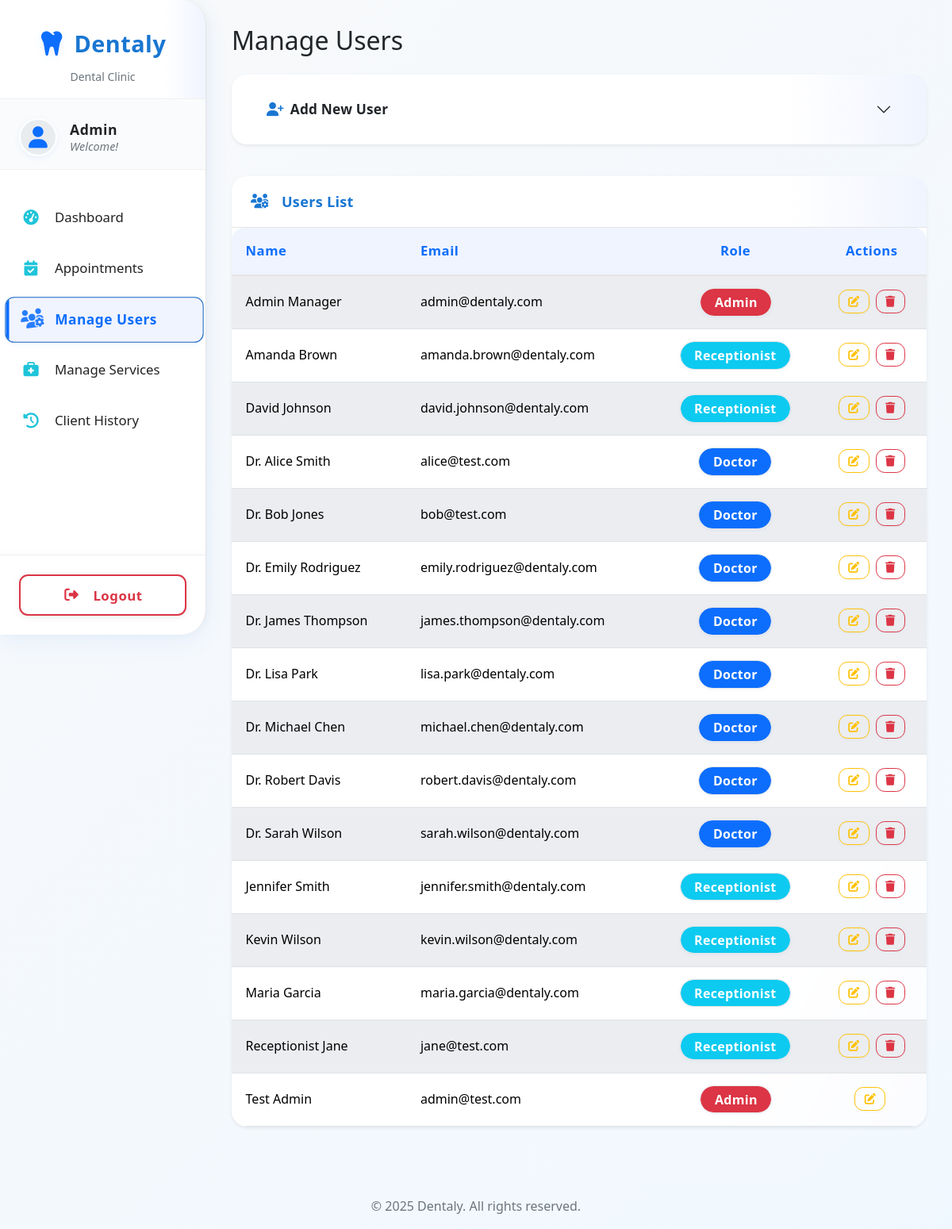
/admin/manage_users.php (signed in), run on the app's committed database.
### tables this page shows
CREATE TABLE `users` (
  `id` int(11) NOT NULL,
  `name` varchar(100) NOT NULL,
  `email` varchar(100) NOT NULL,
  `password` varchar(255) NOT NULL,
  `role` enum('admin','doctor','receptionist') NOT NULL,
  `created_at` timestamp NOT NULL DEFAULT current_timestamp()
);

### admin/manage_users.php (the view, shortened to what this page needs)
<?php
$page_title = 'Manage Users';
include '../includes/header.php';
try {
    $users = $conn->query("SELECT id, name, email, role FROM users ORDER BY name ASC")->fetchAll(PDO::FETCH_ASSOC);
} catch (PDOException $e) {
    $message = "Error fetching users: " . $e->getMessage();
    $message_class = 'alert-danger';
    $users = [];
}
?>
<div class="d-flex justify-content-between align-items-center mb-4">
    <h2 class="m-0"><?php echo htmlspecialchars($page_title); ?></h2>
</div>
<div class="accordion mb-4" id="addUserAccordion">
    <div class="accordion-item card shadow-sm border-0">
        <h2 class="accordion-header card-header bg-light border-bottom-0" id="headingAddUser">
            <button class="accordion-button collapsed bg-transparent text-dark fw-semibold" type="button"
                data-bs-toggle="collapse" data-bs-target="#collapseAddUser" aria-expanded="false"
                aria-controls="collapseAddUser">
                <i class="fas fa-user-plus me-2 text-primary"></i> Add New User
            </button>
        </h2>
    </div>
</div>
<div class="card shadow-sm">
    <div class="card-header">
        <i class="fas fa-users-cog me-2"></i> Users List
    </div>
    <div class="card-body p-0">
        <?php if (empty($users)): ?>
            <p class="text-center text-muted p-4">No users found.</p>
        <?php else: ?>
            <div class="table-responsive">
                <table class="table table-striped table-hover align-middle mb-0">
                    <thead class="table-light">
                        <tr>
                            <th>Name</th>
                            <th>Email</th>
                            <th class="text-center">Role</th>
                            <th class="text-center">Actions</th>
                        </tr>
                    </thead>
                    <tbody>
                        <?php foreach ($users as $user): ?>
                            <tr>
                                <td><?php echo htmlspecialchars($user['name']); ?></td>
                                <td><?php echo htmlspecialchars($user['email']); ?></td>
                                <td class="text-center">
                                    <span class="badge bg-<?php
                                    switch ($user['role']) {
                                        case 'admin':
                                            echo 'danger';
                                            break;
                                        case 'doctor':
                                            echo 'primary';
                                            break;
                                        case 'receptionist':
                                            echo 'info';
                                            break;
                                    }
                                    ?>"><?php echo ucfirst(htmlspecialchars($user['role'])); ?></span>
                                </td>
                                <td class="text-center">
                                    <button type="button" class="btn btn-sm btn-outline-warning me-1" data-bs-toggle="modal"
                                        data-bs-target="#editModal<?php echo $user['id']; ?>" data-bs-tooltip="tooltip"
                                        title="Edit User">
                                        <i class="fas fa-edit"></i>
                                    </button>
                                    <?php if ($user['id'] != $_SESSION['user_id']):  ?>
                                        <form action="<?php echo htmlspecialchars($_SERVER["PHP_SELF"]); ?>" method="POST"
                                            class="d-inline confirm-delete-form">
                                            <button type="submit" name="delete_user"
                                                class="btn btn-sm btn-outline-danger confirm-delete" data-bs-tooltip="tooltip"
                                                title="Delete User"
                                                data-message="Are you sure you want to delete user <?php echo htmlspecialchars($user['name']); ?>? This action cannot be undone.">
                                                <i class="fas fa-trash"></i>
                                            </button>
                                        </form>
                                    <?php endif; ?>
                                </td>
                            </tr>
                        <?php endforeach; ?>
                    </tbody>
                </table>
            </div>
        <?php endif; ?>
    </div>
</div>
<?php
include '../includes/footer.php';
?>

### assets/css/style.css (style rules this page uses)
:root { --primary-color: #1976d2; --primary-dark: #1565c0; --primary-light: #42a5f5; --primary-soft: rgba(25, 118, 210, 0.08); --secondary-color: #00bcd4; --success-color: #198754; --success-soft: rgba(25, 135, 84, 0.08); --warning-color: #ffc107; --warning-dark: #856404; --danger-color: #dc3545; --info-color: #0dcaf0; --bg-light: #f8f9fa; --bg-white: #ffffff; --bg-blue-light: #e3f2fd; --bg-blue-lighter: #f0f8ff; --text-dark: #212529; --text-muted: #6c757d; --text-light: #adb5bd; --border-color: #dee2e6; --border-radius: 0.75rem; --border-radius-lg: 1.25rem; --shadow-sm: 0 2px 8px rgba(0, 0, 0, 0.08); --shadow-md: 0 4px 16px rgba(0, 0, 0, 0.1); --shadow-lg: 0 8px 32px rgba(0, 0, 0, 0.15); --sidebar-width: 260px; --transition-speed: 0.3s; --font-family: "Segoe UI", Tahoma, Geneva, Verdana, sans-serif; --font-size-sm: 0.875rem; --font-size-base: 1rem; --font-size-lg: 1.125rem; }
* { box-sizing: border-box; }
body { background: linear-gradient( 135deg, var(--bg-light) 0%, var(--bg-blue-lighter) 100% ); font-family: var(--font-family); font-size: var(--font-size-base); line-height: 1.6; color: var(--text-dark); overflow-x: hidden; min-height: 100vh; }
.card { border-radius: var(--border-radius-lg); box-shadow: var(--shadow-sm); border: none; margin-bottom: 1.5rem; background: var(--bg-white); transition: all var(--transition-speed) ease; overflow: hidden; }
.card-header { background: linear-gradient( 90deg, var(--bg-white) 0%, var(--bg-blue-lighter) 100% ); border-bottom: 1px solid var(--border-color); font-weight: 600; color: var(--primary-color); padding: 1rem 1.5rem; font-size: var(--font-size-lg); }
.card-body { padding: 1.5rem; }
.btn { border-radius: var(--border-radius); font-weight: 500; letter-spacing: 0.3px; transition: all var(--transition-speed) ease; padding: 0.6rem 1.2rem; box-shadow: var(--shadow-sm); }
.table { border-color: var(--border-color); border-radius: var(--border-radius); overflow: hidden; }
.table-striped tbody tr:nth-of-type(odd) { background-color: rgba(25, 118, 210, 0.02); }
.table thead th { background: linear-gradient( 90deg, var(--bg-blue-light) 0%, var(--bg-white) 100% ); color: var(--primary-color); font-weight: 600; border-bottom: 2px solid var(--primary-color); }
.text-primary { color: var(--primary-color) !important; }

### data on the page
users: name "Admin Manager", email "admin@dentaly.com", role "Admin"
users: name "Amanda Brown", email "amanda.brown@dentaly.com", role "Receptionist"
users: name "David Johnson", email "david.johnson@dentaly.com", role "Receptionist"
users: name "Dr. Alice Smith", email "alice@test.com", role "Doctor"
users: name "Dr. Bob Jones", email "bob@test.com", role "Doctor"
users: name "Dr. Emily Rodriguez", email "emily.rodriguez@dentaly.com", role "Doctor"
users: name "Dr. James Thompson", email "james.thompson@dentaly.com", role "Doctor"
users: name "Dr. Lisa Park", email "lisa.park@dentaly.com", role "Doctor"
users: name "Dr. Michael Chen", email "michael.chen@dentaly.com", role "Doctor"
users: name "Dr. Robert Davis", email "robert.davis@dentaly.com", role "Doctor"
users: name "Dr. Sarah Wilson", email "sarah.wilson@dentaly.com", role "Doctor"
users: name "Jennifer Smith", email "jennifer.smith@dentaly.com", role "Receptionist"
users: name "Kevin Wilson", email "kevin.wilson@dentaly.com", role "Receptionist"
users: name "Maria Garcia", email "maria.garcia@dentaly.com", role "Receptionist"
users: name "Receptionist Jane", email "jane@test.com", role "Receptionist"
users: name "Test Admin", email "admin@test.com", role "Admin"

### other printed values
$_SESSION['role'] "Admin"
$item['label'] "Appointments"
$item['label'] "Manage Users"
$item['label'] "Manage Services"
$item['label'] "Client History"
$page_title "Manage Users"
